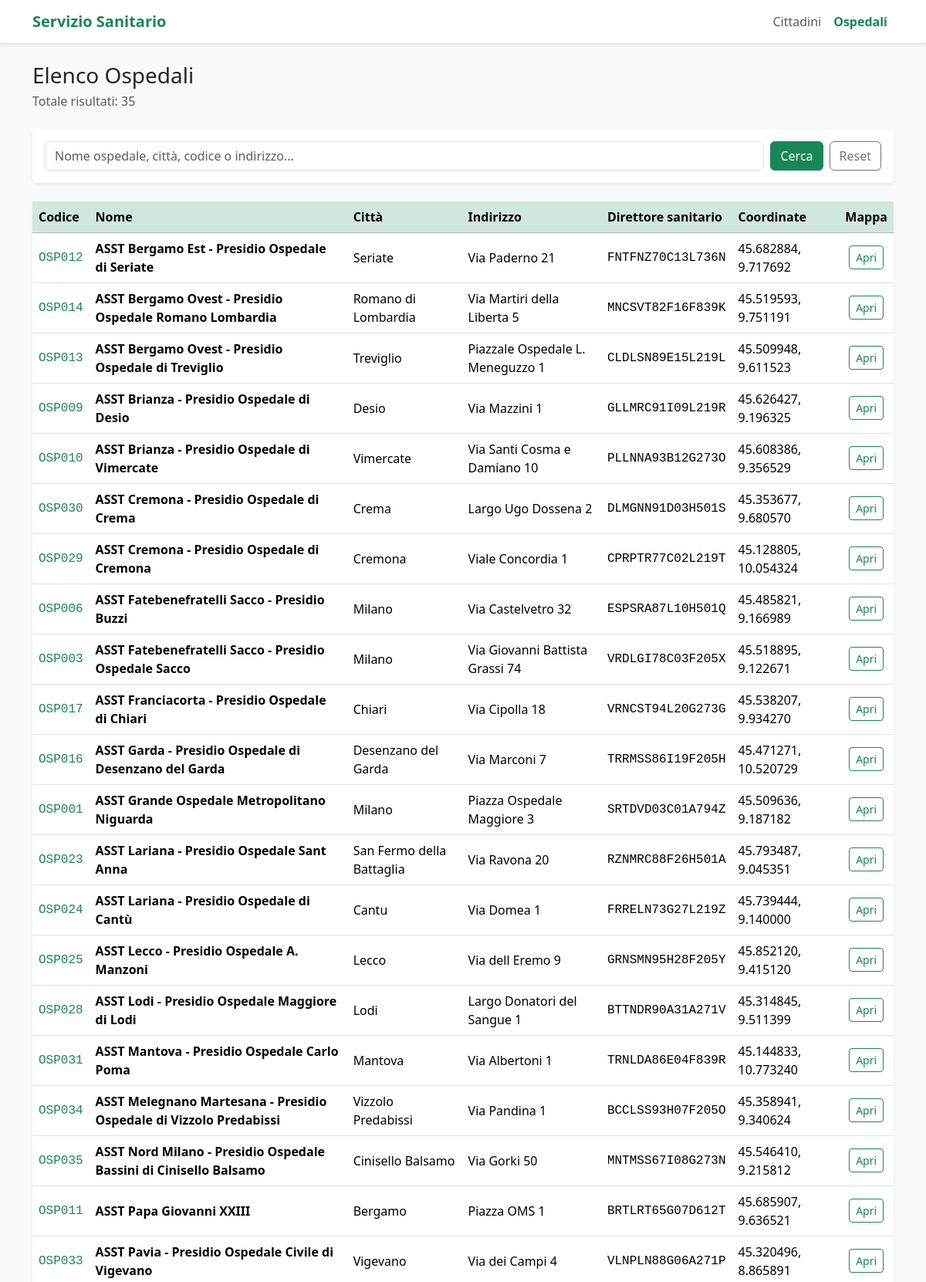
The page /ospedali/ (upper part) on the database its author committed.
### ricoveri/models.py (models this page shows, shortened)
class Ospedale(models.Model):
    codOspedale = models.CharField(max_length=10, primary_key=True)
    nome = models.CharField(max_length=150)
    citta = models.CharField(max_length=100)
    indirizzo = models.CharField(max_length=255)
    dirSanitario = models.CharField(max_length=16)
    latitudine = models.DecimalField(max_digits=9, decimal_places=6)
    longitudine = models.DecimalField(max_digits=9, decimal_places=6)

### ricoveri/views.py (the view, shortened to what this page needs)
# urls.py: path('ospedali/', views.ospedali_list, name='ospedali_list'),
def ospedali_list(request):
    query = request.GET.get('q', '').strip()
    ospedali = Ospedale.objects.all().order_by('nome')
    context = {
        'ospedali': ospedali,
        'query': query,
        'count': ospedali.count(),
    }
    return render(request, 'ricoveri/ospedali_list.html', context)

### ricoveri/templates/ricoveri/ospedali_list.html (shortened to what this page needs)
{% extends 'ricoveri/base.html' %}
{% block content %}
<div class="d-flex justify-content-between align-items-center mb-4">
  <div>
    <h1 class="h3 mb-1">Elenco Ospedali</h1>
    <p class="text-muted mb-0">
      Totale risultati: {{ count }}
    </p>
  </div>
</div>
<div class="card shadow-sm border-0 mb-4">
  <div class="card-body">
    <form method="get" class="row g-2">
      <div class="col">
        <input
          type="text"
          name="q"
          value="{{ query }}"
          class="form-control"
          placeholder="Nome ospedale, città, codice o indirizzo..."
        >
      </div>
      <div class="col-auto">
        <button type="submit" class="btn btn-success">
          Cerca
        </button>
      </div>
      <div class="col-auto">
        <a href="{% url 'ospedali_list' %}" class="btn btn-outline-secondary">
          Reset
        </a>
      </div>
    </form>
  </div>
</div>
<div class="card shadow-sm border-0">
  <div class="table-responsive">
    <table class="table table-hover align-middle mb-0">
      <thead class="table-success">
        <tr>
          <th>Codice</th>
          <th>Nome</th>
          <th>Città</th>
          <th>Indirizzo</th>
          <th>Direttore sanitario</th>
          <th>Coordinate</th>
          <th class="text-center">Mappa</th>
        </tr>
      </thead>
      <tbody>
        {% for ospedale in ospedali %}
          <tr>
            <td class="font-monospace text-success">
              {{ ospedale.codOspedale }}
            </td>
            <td>
              <strong>{{ ospedale.nome }}</strong>
            </td>
            <td>{{ ospedale.citta }}</td>
            <td>{{ ospedale.indirizzo }}</td>
            <td class="font-monospace">
              {{ ospedale.dirSanitario }}
            </td>
            <td>
              {{ ospedale.latitudine }}, {{ ospedale.longitudine }}
            </td>
            <td class="text-center">
              <a
                href="https://www.google.com/maps?q={{ ospedale.latitudine }},{{ ospedale.longitudine }}"
                target="_blank"
                class="btn btn-sm btn-outline-success"
              >
                Apri
              </a>
            </td>
          </tr>
        {% empty %}
          <tr>
            <td colspan="7" class="text-center text-muted py-4">
              Nessun ospedale trovato.
            </td>
          </tr>
        {% endfor %}
      </tbody>
    </table>
  </div>
</div>
{% endblock %}

### rows shown on the page
Ospedale: codOspedale "OSP012", nome "ASST Bergamo Est - Presidio Ospedale di Seriate", citta "Seriate", indirizzo "Via Paderno 21", dirSanitario "FNTFNZ70C13L736N", latitudine "45.682884", longitudine "9.717692"
Ospedale: codOspedale "OSP014", nome "ASST Bergamo Ovest - Presidio Ospedale Romano Lombardia", citta "Romano di Lombardia", indirizzo "Via Martiri della Liberta 5", dirSanitario "MNCSVT82F16F839K", latitudine "45.519593", longitudine "9.751191"
Ospedale: codOspedale "OSP013", nome "ASST Bergamo Ovest - Presidio Ospedale di Treviglio", citta "Treviglio", indirizzo "Piazzale Ospedale L. Meneguzzo 1", dirSanitario "CLDLSN89E15L219L", latitudine "45.509948", longitudine "9.611523"
Ospedale: codOspedale "OSP009", nome "ASST Brianza - Presidio Ospedale di Desio", citta "Desio", indirizzo "Via Mazzini 1", dirSanitario "GLLMRC91I09L219R", latitudine "45.626427", longitudine "9.196325"
Ospedale: codOspedale "OSP010", nome "ASST Brianza - Presidio Ospedale di Vimercate", citta "Vimercate", indirizzo "Via Santi Cosma e Damiano 10", dirSanitario "PLLNNA93B12G273O", latitudine "45.608386", longitudine "9.356529"
Ospedale: codOspedale "OSP030", nome "ASST Cremona - Presidio Ospedale di Crema", citta "Crema", indirizzo "Largo Ugo Dossena 2", dirSanitario "DLMGNN91D03H501S", latitudine "45.353677", longitudine "9.680570"
Ospedale: codOspedale "OSP029", nome "ASST Cremona - Presidio Ospedale di Cremona", citta "Cremona", indirizzo "Viale Concordia 1", dirSanitario "CPRPTR77C02L219T", latitudine "45.128805", longitudine "10.054324"
Ospedale: codOspedale "OSP006", nome "ASST Fatebenefratelli Sacco - Presidio Buzzi", citta "Milano", indirizzo "Via Castelvetro 32", dirSanitario "ESPSRA87L10H501Q", latitudine "45.485821", longitudine "9.166989"
Ospedale: codOspedale "OSP003", nome "ASST Fatebenefratelli Sacco - Presidio Ospedale Sacco", citta "Milano", indirizzo "Via Giovanni Battista Grassi 74", dirSanitario "VRDLGI78C03F205X", latitudine "45.518895", longitudine "9.122671"
Ospedale: codOspedale "OSP017", nome "ASST Franciacorta - Presidio Ospedale di Chiari", citta "Chiari", indirizzo "Via Cipolla 18", dirSanitario "VRNCST94L20G273G", latitudine "45.538207", longitudine "9.934270"
Ospedale: codOspedale "OSP016", nome "ASST Garda - Presidio Ospedale di Desenzano del Garda", citta "Desenzano del Garda", indirizzo "Via Marconi 7", dirSanitario "TRRMSS86I19F205H", latitudine "45.471271", longitudine "10.520729"
Ospedale: codOspedale "OSP001", nome "ASST Grande Ospedale Metropolitano Niguarda", citta "Milano", indirizzo "Piazza Ospedale Maggiore 3", dirSanitario "SRTDVD03C01A794Z", latitudine "45.509636", longitudine "9.187182"
Ospedale: codOspedale "OSP023", nome "ASST Lariana - Presidio Ospedale Sant Anna", citta "San Fermo della Battaglia", indirizzo "Via Ravona 20", dirSanitario "RZNMRC88F26H501A", latitudine "45.793487", longitudine "9.045351"
Ospedale: codOspedale "OSP024", nome "ASST Lariana - Presidio Ospedale di Cantù", citta "Cantu", indirizzo "Via Domea 1", dirSanitario "FRRELN73G27L219Z", latitudine "45.739444", longitudine "9.140000"
Ospedale: codOspedale "OSP025", nome "ASST Lecco - Presidio Ospedale A. Manzoni", citta "Lecco", indirizzo "Via dell Eremo 9", dirSanitario "GRNSMN95H28F205Y", latitudine "45.852120", longitudine "9.415120"
Ospedale: codOspedale "OSP028", nome "ASST Lodi - Presidio Ospedale Maggiore di Lodi", citta "Lodi", indirizzo "Largo Donatori del Sangue 1", dirSanitario "BTTNDR90A31A271V", latitudine "45.314845", longitudine "9.511399"
Ospedale: codOspedale "OSP031", nome "ASST Mantova - Presidio Ospedale Carlo Poma", citta "Mantova", indirizzo "Via Albertoni 1", dirSanitario "TRNLDA86E04F839R", latitudine "45.144833", longitudine "10.773240"
Ospedale: codOspedale "OSP034", nome "ASST Melegnano Martesana - Presidio Ospedale di Vizzolo Predabissi", citta "Vizzolo Predabissi", indirizzo "Via Pandina 1", dirSanitario "BCCLSS93H07F205O", latitudine "45.358941", longitudine "9.340624"
Ospedale: codOspedale "OSP035", nome "ASST Nord Milano - Presidio Ospedale Bassini di Cinisello Balsamo", citta "Cinisello Balsamo", indirizzo "Via Gorki 50", dirSanitario "MNTMSS67I08G273N", latitudine "45.546410", longitudine "9.215812"
Ospedale: codOspedale "OSP011", nome "ASST Papa Giovanni XXIII", citta "Bergamo", indirizzo "Piazza OMS 1", dirSanitario "BRTLRT65G07D612T", latitudine "45.685907", longitudine "9.636521"
Ospedale: codOspedale "OSP033", nome "ASST Pavia - Presidio Ospedale Civile di Vigevano", citta "Vigevano", indirizzo "Via dei Campi 4", dirSanitario "VLNPLN88G06A271P", latitudine "45.320496", longitudine "8.865891"

### other values the page prints
{{ count }} "35"
